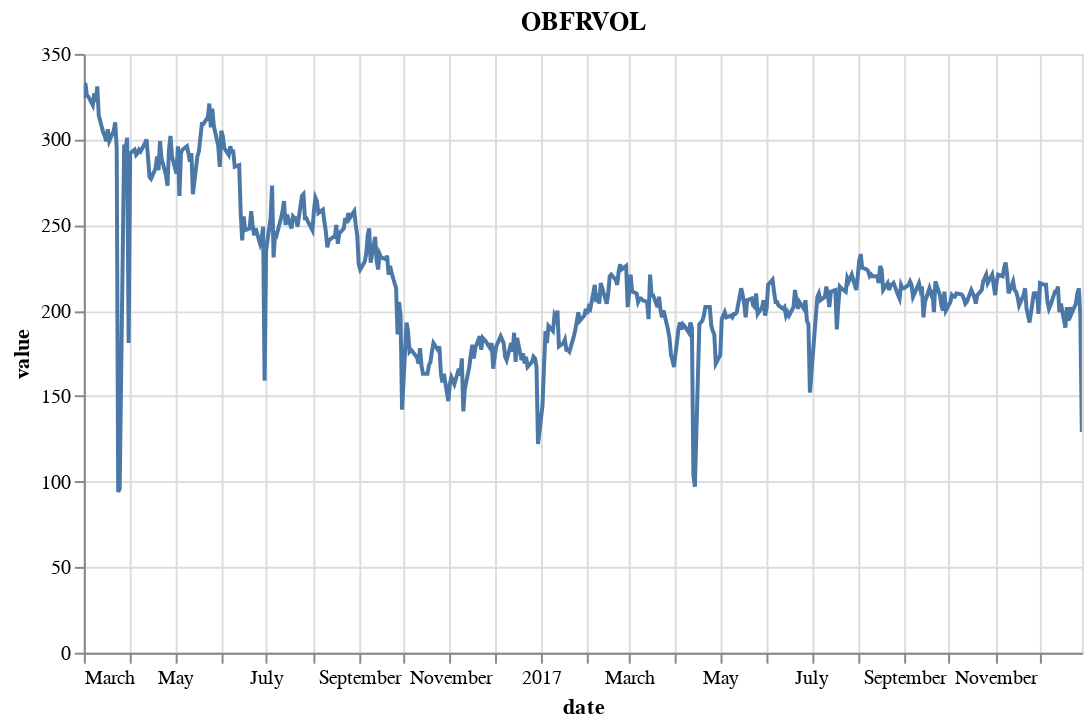

Notebook source saved alongside this figure:
### Code cell
alt.Chart(obf, title='OBFRVOL').mark_line().encode(
    x='date',
    y='value'
).add_selection(scales).properties(
    width=500,
    height=300
)

### Figure 1 — Vega-Lite specification as saved in the notebook (floating-point values rounded to 4 significant figures; data arrays with more than 128 entries replaced by an {"elided": "..."} marker saying what was removed)
{"config": {"view": {"continuousWidth": 400, "continuousHeight": 300}}, "data": {"name": "data-a4dec25fe33acb951234362992f60849"}, "mark": "line", "encoding": {"x": {"type": "temporal", "field": "date"}, "y": {"type": "quantitative", "field": "value"}}, "height": 300, "selection": {"selector005": {"type": "interval", "bind": "scales"}}, "title": "OBFRVOL", "width": 500, "$schema": "https://vega.github.io/schema/vega-lite/v4.8.1.json", "datasets": {"data-a4dec25fe33acb951234362992f60849": {"elided": "479 records"}}}
